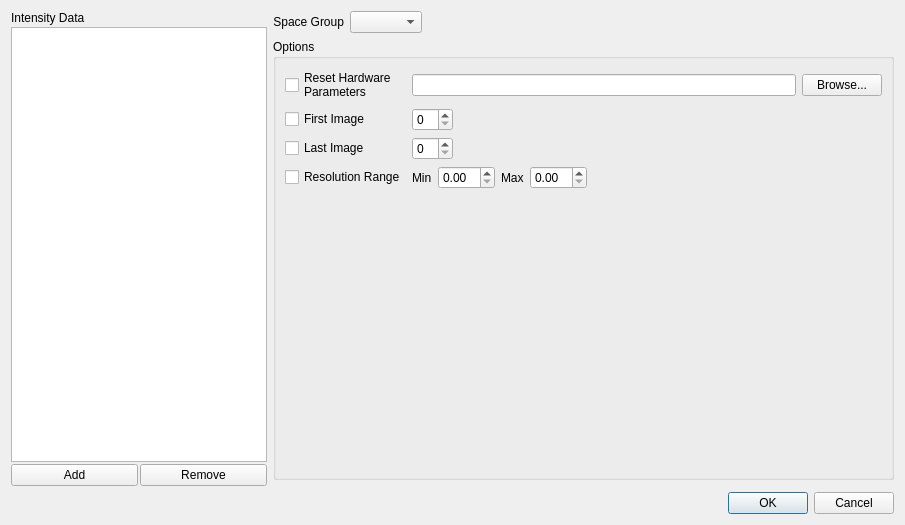
<ui version="4.0" >
 <class>IntegrateDialog</class>
 <widget class="QDialog" name="IntegrateDialog" >
  <property name="geometry" >
   <rect>
    <x>0</x>
    <y>0</y>
    <width>905</width>
    <height>525</height>
   </rect>
  </property>
  <property name="windowTitle" >
   <string>Integrate with d*TREK</string>
  </property>
  <layout class="QGridLayout" name="gridLayout_3" >
   <item row="3" column="0" colspan="2" >
    <widget class="QDialogButtonBox" name="buttonBox" >
     <property name="orientation" >
      <enum>Qt::Horizontal</enum>
     </property>
     <property name="standardButtons" >
      <set>QDialogButtonBox::Cancel|QDialogButtonBox::Ok</set>
     </property>
    </widget>
   </item>
   <item row="1" column="1" >
    <widget class="QGroupBox" name="groupBox" >
     <property name="title" >
      <string>Options</string>
     </property>
     <layout class="QGridLayout" name="gridLayout_2" >
      <item row="1" column="0" >
       <widget class="QCheckBox" name="resetHardwareParametersCheckBox" >
        <property name="text" >
         <string>Reset Hardware
Parameters</string>
        </property>
       </widget>
      </item>
      <item row="1" column="1" >
       <widget class="QLineEdit" name="hardwareParametersLineEdit" />
      </item>
      <item row="2" column="0" >
       <widget class="QCheckBox" name="firstImageCheckBox" >
        <property name="text" >
         <string>First Image</string>
        </property>
       </widget>
      </item>
      <item row="3" column="0" >
       <widget class="QCheckBox" name="lastImageCheckBox" >
        <property name="text" >
         <string>Last Image</string>
        </property>
       </widget>
      </item>
      <item row="3" column="1" >
       <layout class="QHBoxLayout" name="horizontalLayout_4" >
        <item>
         <widget class="QSpinBox" name="lastImageSpinBox" />
        </item>
        <item>
         <spacer name="horizontalSpacer_2" >
          <property name="orientation" >
           <enum>Qt::Horizontal</enum>
          </property>
          <property name="sizeHint" stdset="0" >
           <size>
            <width>40</width>
            <height>20</height>
           </size>
          </property>
         </spacer>
        </item>
       </layout>
      </item>
      <item row="4" column="0" >
       <widget class="QCheckBox" name="resolutionRangeCheckBox" >
        <property name="text" >
         <string>Resolution Range</string>
        </property>
       </widget>
      </item>
      <item row="4" column="1" >
       <layout class="QHBoxLayout" name="horizontalLayout_2" >
        <item>
         <widget class="QLabel" name="label_2" >
          <property name="text" >
           <string>Min</string>
          </property>
         </widget>
        </item>
        <item>
         <widget class="QDoubleSpinBox" name="minResSpinBox" />
        </item>
        <item>
         <widget class="QLabel" name="label_3" >
          <property name="text" >
           <string>Max</string>
          </property>
         </widget>
        </item>
        <item>
         <widget class="QDoubleSpinBox" name="maxResSpinBox" />
        </item>
        <item>
         <spacer name="horizontalSpacer_3" >
          <property name="orientation" >
           <enum>Qt::Horizontal</enum>
          </property>
          <property name="sizeHint" stdset="0" >
           <size>
            <width>40</width>
            <height>20</height>
           </size>
          </property>
         </spacer>
        </item>
       </layout>
      </item>
      <item row="1" column="2" >
       <widget class="QPushButton" name="hardwareParametersPushButton" >
        <property name="text" >
         <string>Browse...</string>
        </property>
       </widget>
      </item>
      <item row="5" column="1" >
       <spacer name="spacer" >
        <property name="orientation" >
         <enum>Qt::Vertical</enum>
        </property>
        <property name="sizeHint" stdset="0" >
         <size>
          <width>20</width>
          <height>40</height>
         </size>
        </property>
       </spacer>
      </item>
      <item row="2" column="1" >
       <layout class="QHBoxLayout" name="horizontalLayout_3" >
        <item>
         <widget class="QSpinBox" name="firstImageSpinBox" />
        </item>
        <item>
         <spacer name="horizontalSpacer" >
          <property name="orientation" >
           <enum>Qt::Horizontal</enum>
          </property>
          <property name="sizeHint" stdset="0" >
           <size>
            <width>40</width>
            <height>20</height>
           </size>
          </property>
         </spacer>
        </item>
       </layout>
      </item>
     </layout>
     <zorder>resetHardwareParametersCheckBox</zorder>
     <zorder>hardwareParametersLineEdit</zorder>
     <zorder>firstImageCheckBox</zorder>
     <zorder>lastImageCheckBox</zorder>
     <zorder>resolutionRangeCheckBox</zorder>
     <zorder>hardwareParametersPushButton</zorder>
    </widget>
   </item>
   <item rowspan="3" row="0" column="0" >
    <layout class="QGridLayout" name="gridLayout" >
     <property name="spacing" >
      <number>2</number>
     </property>
     <item row="0" column="0" >
      <widget class="QLabel" name="label_5" >
       <property name="text" >
        <string>Intensity Data</string>
       </property>
      </widget>
     </item>
     <item row="1" column="0" colspan="2" >
      <widget class="QListWidget" name="intensityDataListWidget" />
     </item>
     <item row="2" column="0" >
      <widget class="QPushButton" name="addPushButton" >
       <property name="text" >
        <string>Add</string>
       </property>
      </widget>
     </item>
     <item row="2" column="1" >
      <widget class="QPushButton" name="removePushButton" >
       <property name="text" >
        <string>Remove</string>
       </property>
      </widget>
     </item>
    </layout>
   </item>
   <item row="0" column="1" >
    <layout class="QHBoxLayout" name="horizontalLayout" >
     <item>
      <widget class="QLabel" name="label" >
       <property name="text" >
        <string>Space Group</string>
       </property>
       <property name="alignment" >
        <set>Qt::AlignRight|Qt::AlignTrailing|Qt::AlignVCenter</set>
       </property>
      </widget>
     </item>
     <item>
      <widget class="QComboBox" name="spaceGroupComboBox" />
     </item>
     <item>
      <spacer name="horizontalSpacer_4" >
       <property name="orientation" >
        <enum>Qt::Horizontal</enum>
       </property>
       <property name="sizeHint" stdset="0" >
        <size>
         <width>40</width>
         <height>20</height>
        </size>
       </property>
      </spacer>
     </item>
    </layout>
   </item>
  </layout>
  <zorder>buttonBox</zorder>
  <zorder>groupBox</zorder>
 </widget>
 <tabstops>
  <tabstop>buttonBox</tabstop>
  <tabstop>addPushButton</tabstop>
  <tabstop>removePushButton</tabstop>
  <tabstop>intensityDataListWidget</tabstop>
  <tabstop>spaceGroupComboBox</tabstop>
  <tabstop>resetHardwareParametersCheckBox</tabstop>
  <tabstop>hardwareParametersLineEdit</tabstop>
  <tabstop>hardwareParametersPushButton</tabstop>
  <tabstop>firstImageCheckBox</tabstop>
  <tabstop>firstImageSpinBox</tabstop>
  <tabstop>lastImageCheckBox</tabstop>
  <tabstop>lastImageSpinBox</tabstop>
  <tabstop>resolutionRangeCheckBox</tabstop>
  <tabstop>minResSpinBox</tabstop>
  <tabstop>maxResSpinBox</tabstop>
 </tabstops>
 <resources/>
 <connections>
  <connection>
   <sender>buttonBox</sender>
   <signal>accepted()</signal>
   <receiver>IntegrateDialog</receiver>
   <slot>accept()</slot>
   <hints>
    <hint type="sourcelabel" >
     <x>254</x>
     <y>364</y>
    </hint>
    <hint type="destinationlabel" >
     <x>157</x>
     <y>274</y>
    </hint>
   </hints>
  </connection>
  <connection>
   <sender>buttonBox</sender>
   <signal>rejected()</signal>
   <receiver>IntegrateDialog</receiver>
   <slot>reject()</slot>
   <hints>
    <hint type="sourcelabel" >
     <x>322</x>
     <y>364</y>
    </hint>
    <hint type="destinationlabel" >
     <x>286</x>
     <y>274</y>
    </hint>
   </hints>
  </connection>
 </connections>
</ui>
